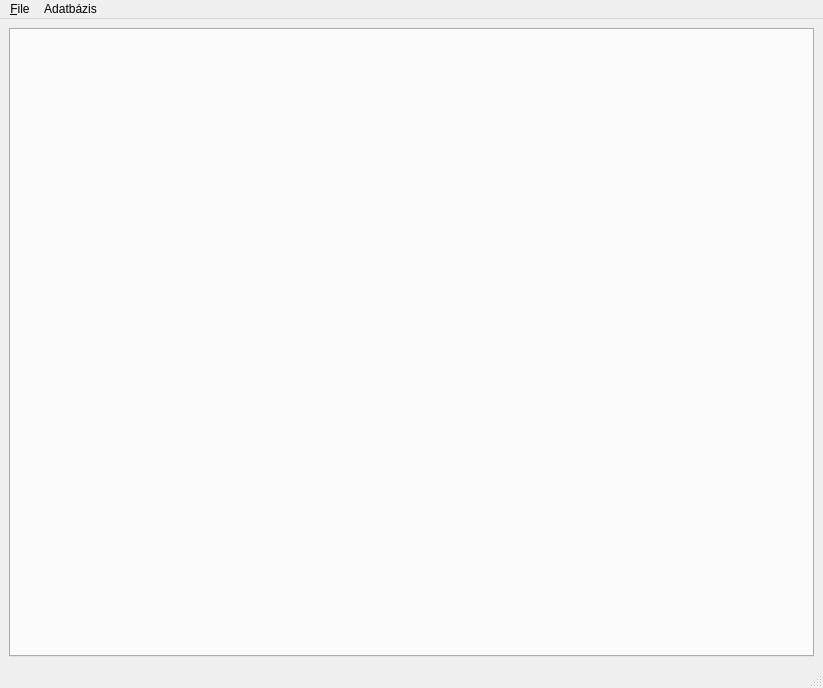
<?xml version="1.0" encoding="UTF-8"?>
<ui version="4.0">
 <class>MainWindow</class>
 <widget class="QMainWindow" name="MainWindow">
  <property name="geometry">
   <rect>
    <x>0</x>
    <y>0</y>
    <width>823</width>
    <height>688</height>
   </rect>
  </property>
  <property name="sizePolicy">
   <sizepolicy hsizetype="Expanding" vsizetype="Expanding">
    <horstretch>0</horstretch>
    <verstretch>0</verstretch>
   </sizepolicy>
  </property>
  <property name="minimumSize">
   <size>
    <width>800</width>
    <height>600</height>
   </size>
  </property>
  <property name="windowTitle">
   <string>LanView2</string>
  </property>
  <widget class="QWidget" name="centralwidget">
   <property name="sizePolicy">
    <sizepolicy hsizetype="Preferred" vsizetype="Preferred">
     <horstretch>0</horstretch>
     <verstretch>0</verstretch>
    </sizepolicy>
   </property>
   <layout class="QGridLayout" name="gridLayout">
    <item row="0" column="0">
     <widget class="QTabWidget" name="tabWidget">
      <property name="sizePolicy">
       <sizepolicy hsizetype="Preferred" vsizetype="Preferred">
        <horstretch>0</horstretch>
        <verstretch>0</verstretch>
       </sizepolicy>
      </property>
      <property name="currentIndex">
       <number>-1</number>
      </property>
     </widget>
    </item>
   </layout>
  </widget>
  <widget class="QMenuBar" name="menubar">
   <property name="geometry">
    <rect>
     <x>0</x>
     <y>0</y>
     <width>823</width>
     <height>25</height>
    </rect>
   </property>
   <widget class="QMenu" name="menu_File">
    <property name="title">
     <string>&amp;File</string>
    </property>
    <addaction name="actionSetup"/>
    <addaction name="actionExit"/>
   </widget>
   <widget class="QMenu" name="menuAdatb_zis">
    <property name="title">
     <string>Adatbázis</string>
    </property>
    <addaction name="actionPlaces"/>
    <addaction name="actionPatch"/>
    <addaction name="actionHub"/>
   </widget>
   <addaction name="menu_File"/>
   <addaction name="menuAdatb_zis"/>
  </widget>
  <widget class="QStatusBar" name="statusbar"/>
  <action name="actionExit">
   <property name="text">
    <string>Exit</string>
   </property>
  </action>
  <action name="actionSetup">
   <property name="text">
    <string>Setup</string>
   </property>
  </action>
  <action name="actionPlaces">
   <property name="text">
    <string>Helyek, helyiségek</string>
   </property>
  </action>
  <action name="actionPatch">
   <property name="text">
    <string>Patch panelek, csatlakozók</string>
   </property>
  </action>
  <action name="actionHub">
   <property name="text">
    <string>Hub-ok</string>
   </property>
  </action>
 </widget>
 <resources/>
 <connections>
  <connection>
   <sender>actionExit</sender>
   <signal>activated()</signal>
   <receiver>MainWindow</receiver>
   <slot>close()</slot>
   <hints>
    <hint type="sourcelabel">
     <x>-1</x>
     <y>-1</y>
    </hint>
    <hint type="destinationlabel">
     <x>399</x>
     <y>299</y>
    </hint>
   </hints>
  </connection>
 </connections>
</ui>
